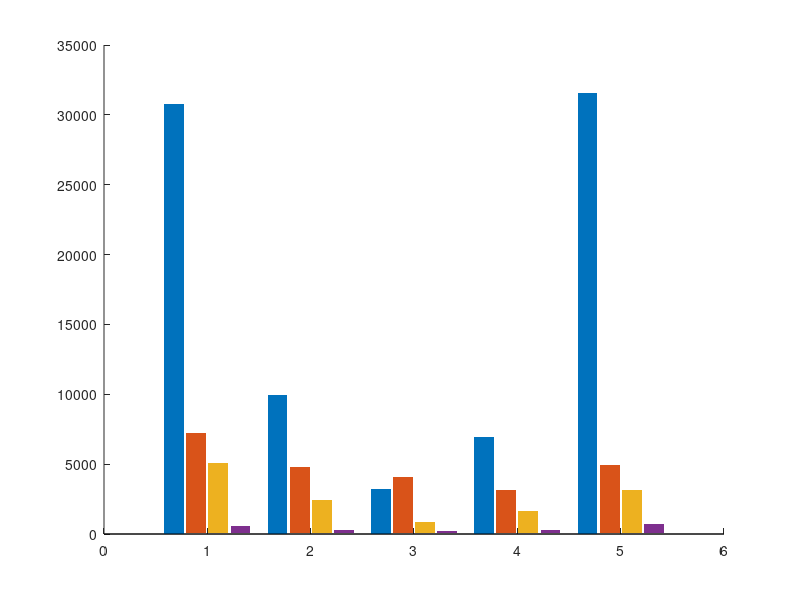

MATLAB code for this plot: (Note: this script raises an error after producing the figure.)
%% plot_fig3_class_distribution.m
% Figure 3 — Per-class image counts across the four FER datasets.
% Vertical grouped bars on a log y-axis. Reproduces the data shown in
% fig3_v5.png with the orientation flipped to vertical.
%
% Run from MATLAB:  >> plot_fig3_class_distribution
%
% Outputs (next to this script):
%   fig3_matlab.png   (300 dpi raster)
%   fig3_matlab.pdf   (vector)

clear; clc; close all;

%% --- Data ---------------------------------------------------------------
emotions = {'Happy','Sad','Angry','Surprise','Neutral'};
datasets = {'ExpW','FER2013','RAF-DB','FERPlus'};

% rows = emotions, cols = datasets (same order as `datasets`)
counts = [ ...
    30753  7215  5057  591;   % Happy
     9915  4830  2460  311;   % Sad
     3234  4097   867  225;   % Angry
     6917  3171  1619  267;   % Surprise
    31569  4965  3171  694];  % Neutral

%% --- Style --------------------------------------------------------------
% Palette matched to fig3_v5 (ExpW=teal, FER2013=orange, RAF-DB=slate, FERPlus=pink)
colors = [ ...
    0.376 0.749 0.659;   % ExpW    #60BFA8
    0.949 0.584 0.416;   % FER2013 #F2956A
    0.604 0.655 0.780;   % RAF-DB  #9AA7C7
    0.902 0.561 0.718];  % FERPlus #E68FB7

fig = figure('Color','w','Units','pixels','Position',[100 100 1400 760]);
ax  = axes(fig);
hold(ax,'on');

%% --- Bars ---------------------------------------------------------------
b = bar(ax, counts, 'grouped', 'EdgeColor','none', 'BarWidth', 0.9);
for k = 1:numel(b)
    b(k).FaceColor = colors(k,:);
end

%% --- Axes ---------------------------------------------------------------
set(ax, 'YScale','log');
ylim(ax, [100 1e5]);
yticks(ax, [100 1000 10000 100000]);
yticklabels(ax, {'100','1,000','10,000','100,000'});
ax.YAxis.Exponent = 0;

xticks(ax, 1:numel(emotions));
xticklabels(ax, emotions);

ax.FontName = 'Helvetica';
ax.FontSize = 13;
ax.FontWeight = 'bold';
ax.LineWidth = 1.1;
ax.TickDir = 'out';
ax.Box = 'on';

ylabel(ax, 'Number of Images', 'FontSize', 14, 'FontWeight','bold');

% Light gridlines on the log axis (major + minor)
ax.YGrid = 'on';
ax.YMinorGrid = 'on';
ax.GridAlpha = 0.25;
ax.MinorGridAlpha = 0.12;
ax.MinorGridLineStyle = '-';

%% --- Value labels above each bar ---------------------------------------
nGroups = size(counts,1);
nBars   = size(counts,2);
groupW  = min(0.8, nBars/(nBars+1.5));

for g = 1:nGroups
    for k = 1:nBars
        % x-centre of the k-th bar in the g-th group (MATLAB grouped-bar formula)
        x = g - groupW/2 + (2*k-1) * groupW/(2*nBars);
        y = counts(g,k);
        txt = sprintf('%s', addThousandsSep(y));
        text(ax, x, y*1.08, txt, ...
            'HorizontalAlignment','center', ...
            'VerticalAlignment','bottom', ...
            'FontSize', 9, 'FontWeight','bold');
    end
end

%% --- Legend -------------------------------------------------------------
lg = legend(ax, datasets, 'Location','northwest', 'NumColumns', 2);
lg.FontSize = 12;
lg.Box = 'on';

%% --- Export -------------------------------------------------------------
% Use exportgraphics for crisp output (R2020a+); fall back to print otherwise.
outPng = fullfile(fileparts(mfilename('fullpath')), 'fig3_matlab.png');
outPdf = fullfile(fileparts(mfilename('fullpath')), 'fig3_matlab.pdf');
try
    exportgraphics(fig, outPng, 'Resolution', 300, 'BackgroundColor','white');
    exportgraphics(fig, outPdf, 'ContentType','vector', 'BackgroundColor','white');
catch
    print(fig, outPng, '-dpng', '-r300');
    print(fig, outPdf, '-dpdf', '-bestfit');
end
fprintf('Saved:\n  %s\n  %s\n', outPng, outPdf);

%% --- helpers ------------------------------------------------------------
function s = addThousandsSep(n)
    s = sprintf('%d', round(n));
    % insert commas every 3 digits from the right
    s = regexprep(s, '\B(?=(\d{3})+(?!\d))', ',');
end
